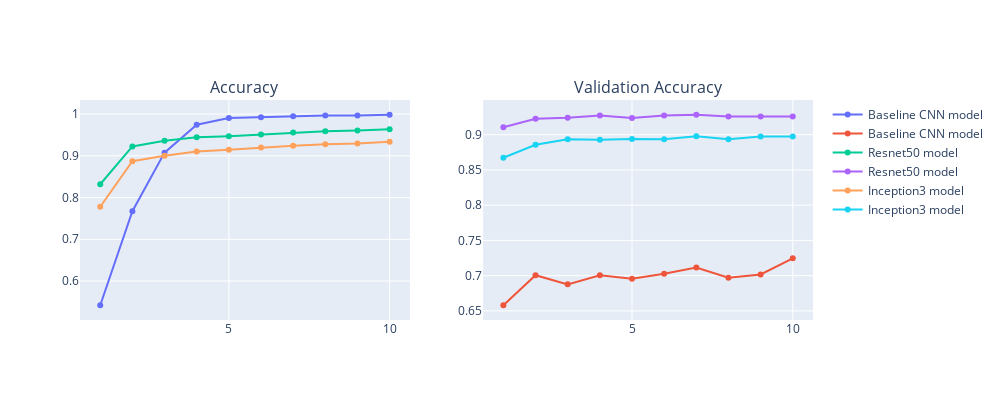

Here is the notebook cell this chart was saved with:
### Markdown cell above
**Model Performance Plot**

### Code cell
fig = graph_accuracy(history_incv3, number_of_epochs, model_name = "Inception3 model", fig = fig, create_new_graph = False)

### Figure 1 — Plotly figure (JSON) as saved in the notebook; plotly's stock layout.template omitted (floating-point values rounded to 4 significant figures)
{"data": [{"name": "Baseline CNN model", "x": [1, 2, 3, 4, 5, 6, 7, 8, 9, 10], "y": [0.542, 0.7671, 0.9076, 0.9745, 0.9908, 0.9927, 0.9947, 0.9963, 0.9963, 0.9984], "type": "scatter", "xaxis": "x", "yaxis": "y"}, {"name": "Baseline CNN model", "x": [1, 2, 3, 4, 5, 6, 7, 8, 9, 10], "y": [0.658, 0.7007, 0.6877, 0.7007, 0.6957, 0.7027, 0.7117, 0.697, 0.7017, 0.7247], "type": "scatter", "xaxis": "x2", "yaxis": "y2"}, {"name": "Resnet50 model", "x": [1, 2, 3, 4, 5, 6, 7, 8, 9, 10], "y": [0.8319, 0.9225, 0.9359, 0.9443, 0.9469, 0.9513, 0.956, 0.9591, 0.9607, 0.9637], "type": "scatter", "xaxis": "x", "yaxis": "y"}, {"name": "Resnet50 model", "x": [1, 2, 3, 4, 5, 6, 7, 8, 9, 10], "y": [0.9107, 0.9227, 0.924, 0.9273, 0.9237, 0.9273, 0.9283, 0.926, 0.926, 0.926], "type": "scatter", "xaxis": "x2", "yaxis": "y2"}, {"name": "Inception3 model", "x": [1, 2, 3, 4, 5, 6, 7, 8, 9, 10], "y": [0.7779, 0.8869, 0.9001, 0.9106, 0.9145, 0.92, 0.9241, 0.9278, 0.9297, 0.9336], "type": "scatter", "xaxis": "x", "yaxis": "y"}, {"name": "Inception3 model", "x": [1, 2, 3, 4, 5, 6, 7, 8, 9, 10], "y": [0.8673, 0.8857, 0.8937, 0.893, 0.894, 0.8937, 0.898, 0.8937, 0.8973, 0.8973], "type": "scatter", "xaxis": "x2", "yaxis": "y2"}], "layout": {"xaxis": {"anchor": "y", "domain": [0, 0.45], "type": "linear", "range": [0.3691, 10.63], "autorange": true}, "yaxis": {"anchor": "x", "domain": [0, 1], "type": "linear", "range": [0.5066, 1.034], "autorange": true}, "xaxis2": {"anchor": "y2", "domain": [0.55, 1], "type": "linear", "range": [0.3691, 10.63], "autorange": true}, "yaxis2": {"anchor": "x2", "domain": [0, 1], "type": "linear", "range": [0.6371, 0.9493], "autorange": true}, "annotations": [{"font": {"size": 16}, "showarrow": false, "text": "Accuracy", "x": 0.225, "xanchor": "center", "xref": "paper", "y": 1, "yanchor": "bottom", "yref": "paper"}, {"font": {"size": 16}, "showarrow": false, "text": "Validation Accuracy", "x": 0.775, "xanchor": "center", "xref": "paper", "y": 1, "yanchor": "bottom", "yref": "paper"}], "height": 400, "width": 1000}}
